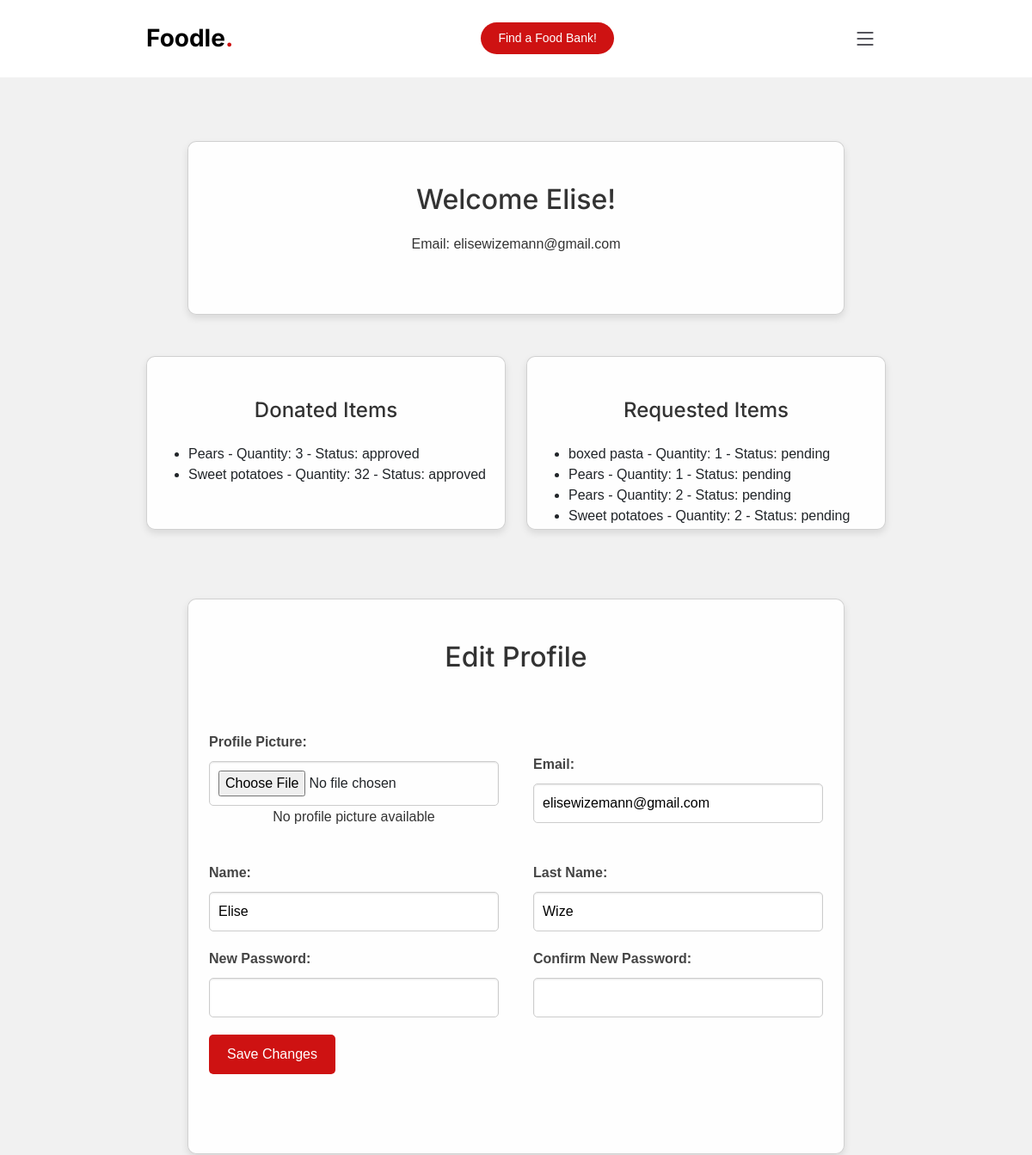
The app's page /profile (signed in, upper part), older data.
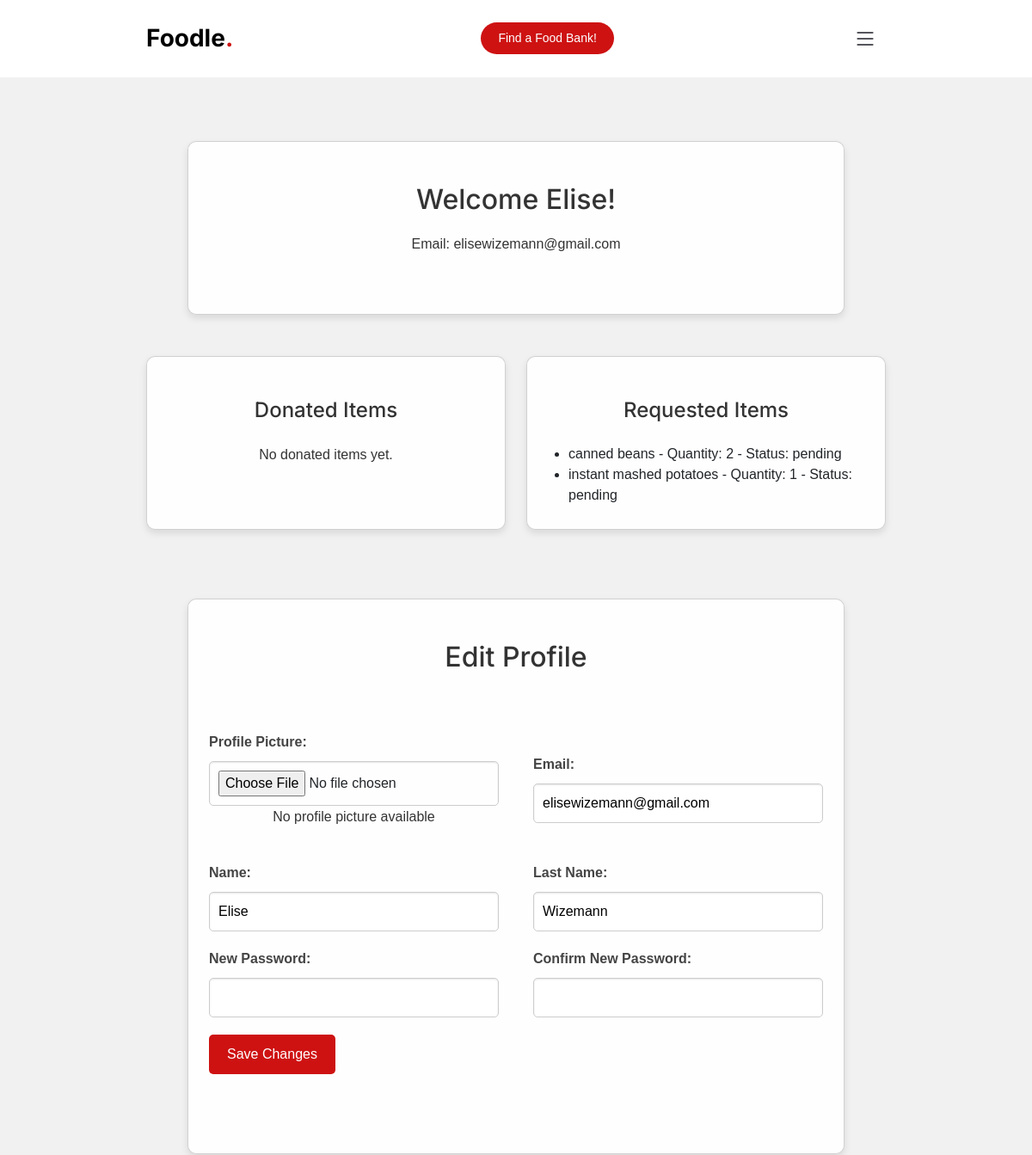
The same page, newer data.
### app.py (models this page shows, shortened)
class User(db.Model, UserMixin):
    id = db.Column(db.Integer, primary_key=True)
    name = db.Column(db.String(255))
    last_name = db.Column(db.String(255))
    email = db.Column(db.String(255), unique=True, nullable=False)
    password_hash = db.Column(db.String(255), nullable=False)
    email_verification_token = db.Column(db.String(255))
    is_verified = db.Column(db.Boolean, default=False)
    phoneNumber = db.Column(db.String(255))
    userdonations = db.relationship('Donation', backref='donor', lazy=True)
    profile_picture = db.Column(db.LargeBinary)
    donations = db.relationship('Donation', back_populates='user')

class Donation(db.Model):
    id = db.Column(db.Integer, primary_key=True)
    user_id = db.Column(db.Integer, db.ForeignKey('user.id'))
    email = db.Column(db.String(100))
    item_name = db.Column(db.String(100), nullable=False)
    quantity = db.Column(db.Integer, nullable=False)
    description = db.Column(db.String(255))
    status = db.Column(db.String(20), default='pending')
    tags = db.Column(db.String(255))
    bank = db.Column(db.String(255))
    user = db.relationship('User', back_populates='donations')

class Request(db.Model):
    id = db.Column(db.Integer, primary_key=True)
    email = db.Column(db.String(100), nullable=False)
    item_name = db.Column(db.String(100), nullable=False)
    description = db.Column(db.String(255))
    quantity = db.Column(db.Integer, nullable=False)
    bank = db.Column(db.String(255))
    status = db.Column(db.String(20), default='pending')

### app.py (the view, shortened to what this page needs)
@app.route('/profile', methods=['GET', 'POST'])
@login_required
def profile():
    user = current_user
    if not user.is_authenticated:
        return redirect(url_for('login'))
    donated_items = user.userdonations
    requested_items = Request.query.filter_by(email=user.email).all()
    return render_template('profile.html', user=user, donated_items=donated_items, requested_items=requested_items, retrieve_profile_picture=retrieve_profile_picture)

### app.py (called while the page is built)
@login_manager.user_loader
def load_user(user_id):
    return User.query.get(int(user_id))

### templates/profile.html (shortened to what this page needs)
{% extends "base.html" %}
{% block content %}
<br><br><br><br><br><br>
<div class="container">
    <div class="card mx-4 mx-md-5 shadow-5-strong">
        <div class="card-body py-5 px-md-4">
            <div class="row d-flex justify-content-center">
                <div class="col-md-8">
                    <div class="row align-items-center">
                        {% if user.profile_picture %}
                        <div class="col-md-4">
                            <img class="user-style-picture" alt="Profile Picture" style="width: 100%; border-radius: 50%;">
                        </div>
                        <div class="col-md-8">
                            <div class="text-left">
                                <h1>Welcome {{ user.name }}!</h1>
                                <p>Email: {{ user.email }}</p>
                            </div>
                        </div>
                        {% else %}
                        <div class="col-12 text-center">
                            <h1>Welcome {{ user.name }}!</h1>
                            <p>Email: {{ user.email }}</p>
                        </div>
                        {% endif %}
                    </div>
                </div>
            </div>
        </div>
    </div>
    <div class="row mt-5">
        <div class="col-md-6 pr-1">
            <div class="card shadow-5-strong">
                <div class="card-body py-5 px-md-3 scrollable-card-body">
                    <div class="text-center">
                        <h2>Donated Items</h2>
                    </div>
                    <div class="row">
                        <div class="col">
                            {% if current_user.userdonations %}
                            <ul>
                                {% for donation in current_user.userdonations %}
                                <li>{{ donation.item_name }} - Quantity: {{ donation.quantity }} - Status: {{ donation.status }}</li>
                                {% endfor %}
                            </ul>
                            {% else %}
                            <p>No donated items yet.</p>
                            {% endif %}
                        </div>
                    </div>
                </div>
            </div>
        </div>
        <div class="col-md-6 pl-1">
            <div class="card shadow-5-strong">
                <div class="card-body py-5 px-md-3 scrollable-card-body">
                    <div class="text-center">
                        <h2>Requested Items</h2>
                    </div>
                    <div class="row">
                        <div class="col">
                            {% if requested_items %}
                            <ul>
                                {% for item in requested_items %}
                                <li>{{ item.item_name }} - Quantity: {{ item.quantity }} - Status: {{ item.status }}</li>
                                {% endfor %}
                            </ul>
                            {% else %}
                            <p>No requested items yet.</p>
                            {% endif %}
                        </div>
                    </div>
                </div>
            </div>
        </div>
    </div>
    <div class="card mx-4 mx-md-5 shadow-5-strong" style="margin-top: 50px; margin-bottom: 50px;">
        <div class="card-body py-5 px-md-4">
            <div class="row d-flex justify-content-center">
                <div class="text-center">
                    <h1>Edit Profile</h1>
                    <br><br>
                </div>
                <div class="text-right">
                    <form method="post" action="{{ url_for('profile') }}" enctype="multipart/form-data">
                        <div class="profile-container">
                            <div class="profile-left-column">
                                <label for="profile_picture" class="profile-label">Profile Picture:</label>
                                <input type="file" id="profile_picture" name="profile_picture" class="profile-input">
                                {% if user.profile_picture %}
                                <img class="profile-style-picture" alt="Profile Picture" style="width: 100px; border-radius: 50%; margin-top: 10px;">
                                {% else %}
                                <p>No profile picture available</p>
                                {% endif %}
                            </div>
                            <div class="profile-right-column">
                                <label for="email" class="profile-label">Email:</label>
                                <input type="email" id="email" name="email" value="{{ user.email }}" class="profile-input">
                            </div>
                        </div>
                        <div class="profile-container">
                            <div class="profile-left-column">
                                <label for="name" class="profile-label">Name:</label>
                                <input type="text" id="name" name="name" value="{{ user.name }}" class="profile-input">
                            </div>
                            <div class="profile-right-column">
                                <label for="last_name" class="profile-label">Last Name:</label>
                                <input type="text" id="last_name" name="last_name" value="{{ user.last_name }}" class="profile-input">
                            </div>
                        </div>
                        <div class="profile-container">
                            <div class="profile-left-column">
                                <label for="password" class="profile-label">New Password:</label>
                                <input type="password" id="password" name="password" class="profile-input">
                            </div>
                            <div class="profile-right-column">
                                <label for="confirm_password" class="profile-label">Confirm New Password:</label>
                                <input type="password" id="confirm_password" name="confirm_password" class="profile-input">
                            </div>
                        </div>
                        <div class="profile-container">
                            <div class="profile-left-column">
                                <button type="submit" class="btn btn-danger btn-block mb-4">Save Changes</button>
                            </div>
                        </div>
                    </form>
                </div>
            </div>
        </div>
    </div>
</div>
{%endblock%}

### templates/base.html (shortened to what this page needs)
<!doctype html>
<html lang="en">
  <head>
    <link href="static/assets/vendor/bootstrap/css/bootstrap.min.css" rel="stylesheet">
    <link href="static/assets/vendor/bootstrap-icons/bootstrap-icons.css" rel="stylesheet">
    <link href="static/assets/vendor/aos/aos.css" rel="stylesheet">
    <link href="static/assets/vendor/glightbox/css/glightbox.min.css" rel="stylesheet">
    <link href="static/assets/vendor/swiper/swiper-bundle.min.css" rel="stylesheet">
    <link href="static/assets/css/main.css" rel="stylesheet">
  </head>
  <body>
    <header id="header" class="header fixed-top d-flex align-items-center z-index-n2	">
      <div class="container d-flex align-items-center justify-content-between z-index-n2	">
        <a href="/" class="logo d-flex align-items-center me-auto me-lg-0">
          <h1>Foodle<span>.</span></h1>
        </a>
        <a class="btn-book-a-table" href="/">Find a Food Bank!</a>
        <i class="mobile-nav-toggle mobile-nav-show bi bi-list"></i>
      </div>
    </header>
    {%block content%}
    {%endblock%}
  </body>
</html>

### static/assets/css/main.css (style rules this page uses)
.scrollable-card-body { height: 200px; overflow-y: auto; }
.btn-danger { background-color: rgba(206, 18, 18); color:white }
:root { --font-default: "Open Sans", system-ui, -apple-system, "Segoe UI", Roboto, "Helvetica Neue", Arial, "Noto Sans", "Liberation Sans", sans-serif, "Apple Color Emoji", "Segoe UI Emoji", "Segoe UI Symbol", "Noto Color Emoji"; --font-primary: "Amatic SC", sans-serif; --font-secondary: "Inter", sans-serif; }
:root { --color-default: #212529; --color-primary: #ce1212; --color-secondary: #37373f; }
:root { scroll-behavior: smooth; }
body { font-family: var(--font-default); color: var(--color-default); }
a { color: var(--color-primary); text-decoration: none; }
h1, h2, h3, h4, h5, h6 { font-family: var(--font-secondary); }
.header { background: #fff; transition: all 0.5s; z-index: 997; height: 90px; border-bottom: 1px solid #fff; }
.header .logo h1 { font-size: 28px; font-weight: 700; color: #000; margin: 0; font-family: var(--font-secondary); }
.header .logo h1 span { color: var(--color-primary); }
.header .btn-book-a-table, .header .btn-book-a-table:focus { font-size: 14px; color: #fff; background: var(--color-primary); padding: 8px 20px; margin-left: 30px; border-radius: 50px; transition: 0.3s; }
@media (max-width: 1279px) { .mobile-nav-show { color: var(--color-secondary); font-size: 28px; cursor: pointer; line-height: 0; transition: 0.5s; z-index: 9999; margin: 0 10px 0 20px; } }
.profile-container { display: flex; justify-content: space-between; align-items: center; }
.profile-left-column { flex: 1; margin-right: 10px; }
.profile-right-column { flex:1; }
.profile-label { display: block; margin-bottom: 5px; font-weight: bold; }
.profile-input { width: 100%; padding: 8px; border: 1px solid #ccc; border-radius: 5px; box-sizing: border-box; }

### templates/base.html (style rules this page uses)
.header { z-index: 1000; }

### templates/profile.html (style rules this page uses)
body { background: #f1f1f1; font-family: Arial, sans-serif; }
.container { max-width: 900px; margin: auto; padding: 20px; }
.card { background: hsla(0, 0%, 100%, 0.9); backdrop-filter: blur(30px); box-shadow: 0 4px 8px rgba(0, 0, 0, 0.1); border-radius: 10px; overflow: hidden; margin-bottom: 30px; }
.card-body { padding: 20px; }
.card h1, .card h2, .card p { color: #333; margin-bottom: 20px; }
.card h1 { font-size: 2em; text-align: center; }
.card h2 { font-size: 1.5em; text-align: center; margin-bottom: 1em; }
.card p { font-size: 1em; line-height: 1.6; text-align: center; }
.profile-container { display: flex; justify-content: space-between; align-items: center; margin-bottom: 20px; }
.profile-left-column, .profile-right-column { flex: 1; }
.profile-left-column { margin-right: 20px; }
.profile-right-column { margin-left: 20px; }
.profile-label { display: block; margin-bottom: 10px; font-weight: bold; color: #444; }
.profile-input { width: 100%; padding: 10px; border: 1px solid #ccc; border-radius: 5px; box-shadow: inset 0 1px 2px rgba(0, 0, 0, 0.1); }
.scrollable-card-body { max-height: 300px; overflow-y: auto; padding-right: 15px; }
.btn { display: inline-block; font-weight: 400; text-align: center; white-space: nowrap; vertical-align: middle; user-select: none; border: 1px solid transparent; padding: 10px 20px; font-size: 1rem; line-height: 1.5; border-radius: 5px; transition: all 0.15s ease-in-out; background-color: #ce1212; color: white; }

Row changes from the older to the newer data that the page shows:
removed Donation: item_name "Pears", quantity "3", status "approved"
removed Donation: item_name "Sweet potatoes", quantity "32", status "approved"
removed Request: item_name "Pears", quantity "2", status "pending"
removed Request: item_name "Sweet potatoes", quantity "2", status "pending"
changed User "Elise": last_name "Wize" → "Wizemann"
changed Request: item_name "boxed pasta" → "canned beans"; quantity "1" → "2"
changed Request: item_name "Pears" → "instant mashed potatoes"
Text that changed along with them:
text now shown: "No donated items yet."
